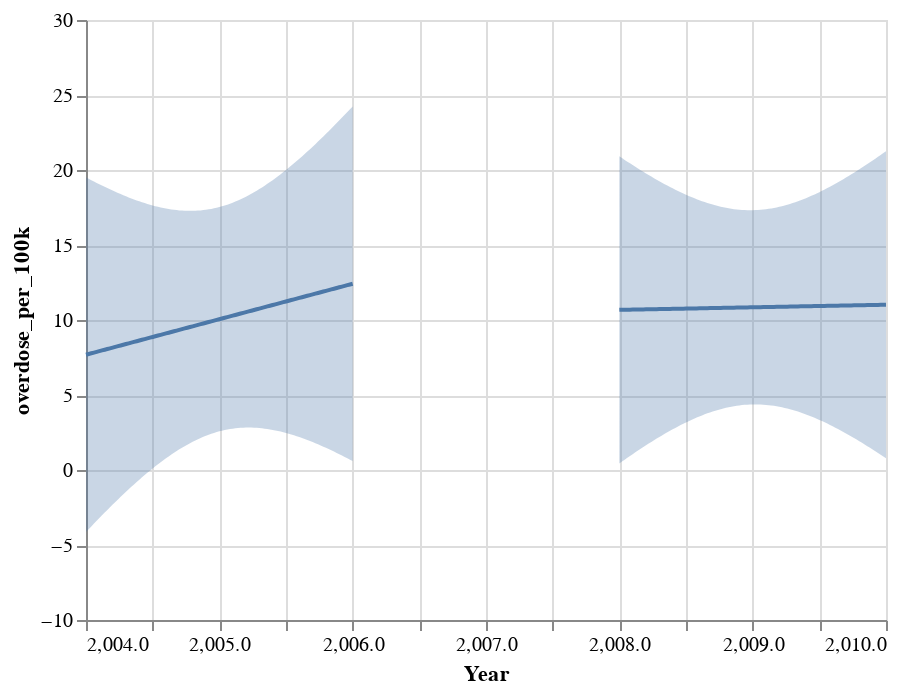

Notebook code cell kept with this figure:
### Code cell
reg_chart_tx_b4 + reg_chart_tx_after

### Figure 1 — Vega-Lite specification as saved in the notebook (floating-point values rounded to 4 significant figures)
{"config": {"view": {"continuousWidth": 400, "continuousHeight": 300}}, "layer": [{"mark": "errorband", "encoding": {"x": {"field": "Year", "type": "quantitative"}, "y": {"field": "ci_low", "title": "overdose_per_100k", "type": "quantitative"}, "y2": {"field": "ci_high"}}}, {"mark": "line", "encoding": {"x": {"field": "Year", "type": "quantitative"}, "y": {"field": "overdose_per_100k", "type": "quantitative"}}}, {"layer": [{"mark": "errorband", "encoding": {"x": {"field": "Year", "type": "quantitative"}, "y": {"field": "ci_low", "title": "overdose_per_100k", "type": "quantitative"}, "y2": {"field": "ci_high"}}}, {"mark": "line", "encoding": {"x": {"field": "Year", "type": "quantitative"}, "y": {"field": "overdose_per_100k", "type": "quantitative"}}}], "data": {"name": "data-f80d17f5be9961bc15fd5a73a9fd0d7a"}}], "data": {"name": "data-170b0f9d3f0b2bb10b5957f3c18a6f65"}, "$schema": "https://vega.github.io/schema/vega-lite/v4.17.0.json", "datasets": {"data-170b0f9d3f0b2bb10b5957f3c18a6f65": [{"Year": 2004.0, "overdose_per_100k": 7.687, "ci_low": -4.135, "ci_high": 19.51}, {"Year": 2004.0, "overdose_per_100k": 7.734, "ci_low": -3.946, "ci_high": 19.41}, {"Year": 2004.0, "overdose_per_100k": 7.781, "ci_low": -3.759, "ci_high": 19.32}, {"Year": 2004.0, "overdose_per_100k": 7.829, "ci_low": -3.573, "ci_high": 19.23}, {"Year": 2004.0, "overdose_per_100k": 7.876, "ci_low": -3.388, "ci_high": 19.14}, {"Year": 2004.0, "overdose_per_100k": 7.923, "ci_low": -3.204, "ci_high": 19.05}, {"Year": 2004.0, "overdose_per_100k": 7.971, "ci_low": -3.022, "ci_high": 18.96}, {"Year": 2004.0, "overdose_per_100k": 8.018, "ci_low": -2.841, "ci_high": 18.88}, {"Year": 2004.0, "overdose_per_100k": 8.065, "ci_low": -2.662, "ci_high": 18.79}, {"Year": 2004.0, "overdose_per_100k": 8.113, "ci_low": -2.484, "ci_high": 18.71}, {"Year": 2004.0, "overdose_per_100k": 8.16, "ci_low": -2.308, "ci_high": 18.63}, {"Year": 2004.0, "overdose_per_100k": 8.207, "ci_low": -2.133, "ci_high": 18.55}, {"Year": 2004.0, "overdose_per_100k": 8.255, "ci_low": -1.96, "ci_high": 18.47}, {"Year": 2004.0, "overdose_per_100k": 8.302, "ci_low": -1.789, "ci_high": 18.39}, {"Year": 2004.0, "overdose_per_100k": 8.349, "ci_low": -1.619, "ci_high": 18.32}, {"Year": 2004.0, "overdose_per_100k": 8.396, "ci_low": -1.452, "ci_high": 18.24}, {"Year": 2004.0, "overdose_per_100k": 8.444, "ci_low": -1.286, "ci_high": 18.17}, {"Year": 2004.0, "overdose_per_100k": 8.491, "ci_low": -1.123, "ci_high": 18.11}, {"Year": 2004.0, "overdose_per_100k": 8.538, "ci_low": -0.9616, "ci_high": 18.04}, {"Year": 2004.0, "overdose_per_100k": 8.586, "ci_low": -0.8024, "ci_high": 17.97}, {"Year": 2004.0, "overdose_per_100k": 8.633, "ci_low": -0.6455, "ci_high": 17.91}, {"Year": 2004.0, "overdose_per_100k": 8.68, "ci_low": -0.4909, "ci_high": 17.85}, {"Year": 2004.0, "overdose_per_100k": 8.728, "ci_low": -0.3388, "ci_high": 17.79}, {"Year": 2004.0, "overdose_per_100k": 8.775, "ci_low": -0.1891, "ci_high": 17.74}, {"Year": 2004.0, "overdose_per_100k": 8.822, "ci_low": -0.04212, "ci_high": 17.69}, {"Year": 2004.0, "overdose_per_100k": 8.87, "ci_low": 0.1022, "ci_high": 17.64}, {"Year": 2005.0, "overdose_per_100k": 8.917, "ci_low": 0.2438, "ci_high": 17.59}, {"Year": 2005.0, "overdose_per_100k": 8.964, "ci_low": 0.3824, "ci_high": 17.55}, {"Year": 2005.0, "overdose_per_100k": 9.012, "ci_low": 0.5181, "ci_high": 17.5}, {"Year": 2005.0, "overdose_per_100k": 9.059, "ci_low": 0.6508, "ci_high": 17.47}, {"Year": 2005.0, "overdose_per_100k": 9.106, "ci_low": 0.7803, "ci_high": 17.43}, {"Year": 2005.0, "overdose_per_100k": 9.153, "ci_low": 0.9065, "ci_high": 17.4}, {"Year": 2005.0, "overdose_per_100k": 9.201, "ci_low": 1.029, "ci_high": 17.37}, {"Year": 2005.0, "overdose_per_100k": 9.248, "ci_low": 1.149, "ci_high": 17.35}, {"Year": 2005.0, "overdose_per_100k": 9.295, "ci_low": 1.265, "ci_high": 17.33}, {"Year": 2005.0, "overdose_per_100k": 9.343, "ci_low": 1.377, "ci_high": 17.31}, {"Year": 2005.0, "overdose_per_100k": 9.39, "ci_low": 1.486, "ci_high": 17.29}, {"Year": 2005.0, "overdose_per_100k": 9.437, "ci_low": 1.591, "ci_high": 17.28}, {"Year": 2005.0, "overdose_per_100k": 9.485, "ci_low": 1.691, "ci_high": 17.28}, {"Year": 2005.0, "overdose_per_100k": 9.532, "ci_low": 1.788, "ci_high": 17.28}, {"Year": 2005.0, "overdose_per_100k": 9.579, "ci_low": 1.881, "ci_high": 17.28}, {"Year": 2005.0, "overdose_per_100k": 9.627, "ci_low": 1.97, "ci_high": 17.28}, {"Year": 2005.0, "overdose_per_100k": 9.674, "ci_low": 2.055, "ci_high": 17.29}, {"Year": 2005.0, "overdose_per_100k": 9.721, "ci_low": 2.135, "ci_high": 17.31}, {"Year": 2005.0, "overdose_per_100k": 9.768, "ci_low": 2.211, "ci_high": 17.33}, {"Year": 2005.0, "overdose_per_100k": 9.816, "ci_low": 2.283, "ci_high": 17.35}, {"Year": 2005.0, "overdose_per_100k": 9.863, "ci_low": 2.35, "ci_high": 17.38}, {"Year": 2005.0, "overdose_per_100k": 9.91, "ci_low": 2.413, "ci_high": 17.41}, {"Year": 2005.0, "overdose_per_100k": 9.958, "ci_low": 2.472, "ci_high": 17.44}, {"Year": 2005.0, "overdose_per_100k": 10.0, "ci_low": 2.526, "ci_high": 17.48}, {"Year": 2005.0, "overdose_per_100k": 10.05, "ci_low": 2.575, "ci_high": 17.53}, {"Year": 2005.0, "overdose_per_100k": 10.1, "ci_low": 2.621, "ci_high": 17.58}, {"Year": 2005.0, "overdose_per_100k": 10.15, "ci_low": 2.661, "ci_high": 17.63}, {"Year": 2005.0, "overdose_per_100k": 10.19, "ci_low": 2.697, "ci_high": 17.69}, {"Year": 2005.0, "overdose_per_100k": 10.24, "ci_low": 2.729, "ci_high": 17.75}, {"Year": 2005.0, "overdose_per_100k": 10.29, "ci_low": 2.756, "ci_high": 17.82}, {"Year": 2005.0, "overdose_per_100k": 10.34, "ci_low": 2.779, "ci_high": 17.89}, {"Year": 2005.0, "overdose_per_100k": 10.38, "ci_low": 2.798, "ci_high": 17.97}, {"Year": 2005.0, "overdose_per_100k": 10.43, "ci_low": 2.812, "ci_high": 18.05}, {"Year": 2005.0, "overdose_per_100k": 10.48, "ci_low": 2.822, "ci_high": 18.13}, {"Year": 2005.0, "overdose_per_100k": 10.53, "ci_low": 2.828, "ci_high": 18.22}, {"Year": 2005.0, "overdose_per_100k": 10.57, "ci_low": 2.829, "ci_high": 18.32}, {"Year": 2005.0, "overdose_per_100k": 10.62, "ci_low": 2.827, "ci_high": 18.41}, {"Year": 2005.0, "overdose_per_100k": 10.67, "ci_low": 2.821, "ci_high": 18.51}, {"Year": 2005.0, "overdose_per_100k": 10.71, "ci_low": 2.81, "ci_high": 18.62}, {"Year": 2005.0, "overdose_per_100k": 10.76, "ci_low": 2.796, "ci_high": 18.73}, {"Year": 2005.0, "overdose_per_100k": 10.81, "ci_low": 2.779, "ci_high": 18.84}, {"Year": 2005.0, "overdose_per_100k": 10.86, "ci_low": 2.757, "ci_high": 18.96}, {"Year": 2005.0, "overdose_per_100k": 10.9, "ci_low": 2.733, "ci_high": 19.08}, {"Year": 2005.0, "overdose_per_100k": 10.95, "ci_low": 2.704, "ci_high": 19.2}, {"Year": 2005.0, "overdose_per_100k": 11.0, "ci_low": 2.673, "ci_high": 19.32}, {"Year": 2005.0, "overdose_per_100k": 11.05, "ci_low": 2.638, "ci_high": 19.45}, {"Year": 2005.0, "overdose_per_100k": 11.09, "ci_low": 2.6, "ci_high": 19.59}, {"Year": 2005.0, "overdose_per_100k": 11.14, "ci_low": 2.559, "ci_high": 19.72}, {"Year": 2005.0, "overdose_per_100k": 11.19, "ci_low": 2.515, "ci_high": 19.86}, {"Year": 2005.0, "overdose_per_100k": 11.24, "ci_low": 2.468, "ci_high": 20.0}, {"Year": 2006.0, "overdose_per_100k": 11.28, "ci_low": 2.418, "ci_high": 20.15}, {"Year": 2006.0, "overdose_per_100k": 11.33, "ci_low": 2.366, "ci_high": 20.29}, {"Year": 2006.0, "overdose_per_100k": 11.38, "ci_low": 2.311, "ci_high": 20.44}, {"Year": 2006.0, "overdose_per_100k": 11.42, "ci_low": 2.253, "ci_high": 20.6}, {"Year": 2006.0, "overdose_per_100k": 11.47, "ci_low": 2.193, "ci_high": 20.75}, {"Year": 2006.0, "overdose_per_100k": 11.52, "ci_low": 2.131, "ci_high": 20.91}, {"Year": 2006.0, "overdose_per_100k": 11.57, "ci_low": 2.066, "ci_high": 21.07}, {"Year": 2006.0, "overdose_per_100k": 11.61, "ci_low": 1.999, "ci_high": 21.23}, {"Year": 2006.0, "overdose_per_100k": 11.66, "ci_low": 1.931, "ci_high": 21.39}, {"Year": 2006.0, "overdose_per_100k": 11.71, "ci_low": 1.86, "ci_high": 21.56}, {"Year": 2006.0, "overdose_per_100k": 11.76, "ci_low": 1.787, "ci_high": 21.72}, {"Year": 2006.0, "overdose_per_100k": 11.8, "ci_low": 1.712, "ci_high": 21.89}, {"Year": 2006.0, "overdose_per_100k": 11.85, "ci_low": 1.635, "ci_high": 22.06}, {"Year": 2006.0, "overdose_per_100k": 11.9, "ci_low": 1.557, "ci_high": 22.24}, {"Year": 2006.0, "overdose_per_100k": 11.94, "ci_low": 1.477, "ci_high": 22.41}, {"Year": 2006.0, "overdose_per_100k": 11.99, "ci_low": 1.395, "ci_high": 22.59}, {"Year": 2006.0, "overdose_per_100k": 12.04, "ci_low": 1.312, "ci_high": 22.77}, {"Year": 2006.0, "overdose_per_100k": 12.09, "ci_low": 1.227, "ci_high": 22.95}, {"Year": 2006.0, "overdose_per_100k": 12.13, "ci_low": 1.141, "ci_high": 23.13}, {"Year": 2006.0, "overdose_per_100k": 12.18, "ci_low": 1.054, "ci_high": 23.31}, {"Year": 2006.0, "overdose_per_100k": 12.23, "ci_low": 0.9645, "ci_high": 23.49}, {"Year": 2006.0, "overdose_per_100k": 12.28, "ci_low": 0.8742, "ci_high": 23.68}, {"Year": 2006.0, "overdose_per_100k": 12.32, "ci_low": 0.7826, "ci_high": 23.86}, {"Year": 2006.0, "overdose_per_100k": 12.37, "ci_low": 0.6898, "ci_high": 24.05}, {"Year": 2006.0, "overdose_per_100k": 12.42, "ci_low": 0.5959, "ci_high": 24.24}], "data-f80d17f5be9961bc15fd5a73a9fd0d7a": [{"Year": 2008.0, "overdose_per_100k": 10.68, "ci_low": 0.4395, "ci_high": 20.91}, {"Year": 2008.0, "overdose_per_100k": 10.68, "ci_low": 0.5652, "ci_high": 20.79}, {"Year": 2008.0, "overdose_per_100k": 10.68, "ci_low": 0.69, "ci_high": 20.67}, {"Year": 2008.0, "overdose_per_100k": 10.69, "ci_low": 0.8136, "ci_high": 20.56}, {"Year": 2008.0, "overdose_per_100k": 10.69, "ci_low": 0.9362, "ci_high": 20.44}, {"Year": 2008.0, "overdose_per_100k": 10.69, "ci_low": 1.058, "ci_high": 20.33}, {"Year": 2008.0, "overdose_per_100k": 10.7, "ci_low": 1.178, "ci_high": 20.21}, {"Year": 2008.0, "overdose_per_100k": 10.7, "ci_low": 1.297, "ci_high": 20.1}, {"Year": 2008.0, "overdose_per_100k": 10.7, "ci_low": 1.415, "ci_high": 19.99}, {"Year": 2008.0, "overdose_per_100k": 10.71, "ci_low": 1.531, "ci_high": 19.88}, {"Year": 2008.0, "overdose_per_100k": 10.71, "ci_low": 1.646, "ci_high": 19.77}, {"Year": 2008.0, "overdose_per_100k": 10.71, "ci_low": 1.76, "ci_high": 19.67}, {"Year": 2008.0, "overdose_per_100k": 10.72, "ci_low": 1.872, "ci_high": 19.56}, {"Year": 2008.0, "overdose_per_100k": 10.72, "ci_low": 1.983, "ci_high": 19.46}, {"Year": 2008.0, "overdose_per_100k": 10.72, "ci_low": 2.092, "ci_high": 19.35}, {"Year": 2008.0, "overdose_per_100k": 10.73, "ci_low": 2.2, "ci_high": 19.25}, {"Year": 2008.0, "overdose_per_100k": 10.73, "ci_low": 2.305, "ci_high": 19.16}, {"Year": 2008.0, "overdose_per_100k": 10.73, "ci_low": 2.409, "ci_high": 19.06}, {"Year": 2008.0, "overdose_per_100k": 10.74, "ci_low": 2.512, "ci_high": 18.96}, {"Year": 2008.0, "overdose_per_100k": 10.74, "ci_low": 2.612, "ci_high": 18.87}, {"Year": 2008.0, "overdose_per_100k": 10.74, "ci_low": 2.71, "ci_high": 18.78}, {"Year": 2008.0, "overdose_per_100k": 10.75, "ci_low": 2.806, "ci_high": 18.69}, {"Year": 2008.0, "overdose_per_100k": 10.75, "ci_low": 2.901, "ci_high": 18.6}, {"Year": 2008.0, "overdose_per_100k": 10.75, "ci_low": 2.993, "ci_high": 18.52}, {"Year": 2008.0, "overdose_per_100k": 10.76, "ci_low": 3.082, "ci_high": 18.43}, {"Year": 2008.0, "overdose_per_100k": 10.76, "ci_low": 3.17, "ci_high": 18.35}, {"Year": 2009.0, "overdose_per_100k": 10.76, "ci_low": 3.255, "ci_high": 18.27}, {"Year": 2009.0, "overdose_per_100k": 10.77, "ci_low": 3.337, "ci_high": 18.2}, {"Year": 2009.0, "overdose_per_100k": 10.77, "ci_low": 3.417, "ci_high": 18.13}, {"Year": 2009.0, "overdose_per_100k": 10.77, "ci_low": 3.495, "ci_high": 18.05}, {"Year": 2009.0, "overdose_per_100k": 10.78, "ci_low": 3.569, "ci_high": 17.99}, {"Year": 2009.0, "overdose_per_100k": 10.78, "ci_low": 3.641, "ci_high": 17.92}, {"Year": 2009.0, "overdose_per_100k": 10.79, "ci_low": 3.71, "ci_high": 17.86}, {"Year": 2009.0, "overdose_per_100k": 10.79, "ci_low": 3.776, "ci_high": 17.8}, {"Year": 2009.0, "overdose_per_100k": 10.79, "ci_low": 3.839, "ci_high": 17.75}, {"Year": 2009.0, "overdose_per_100k": 10.8, "ci_low": 3.898, "ci_high": 17.69}, {"Year": 2009.0, "overdose_per_100k": 10.8, "ci_low": 3.955, "ci_high": 17.64}, {"Year": 2009.0, "overdose_per_100k": 10.8, "ci_low": 4.008, "ci_high": 17.6}, {"Year": 2009.0, "overdose_per_100k": 10.81, "ci_low": 4.058, "ci_high": 17.55}, {"Year": 2009.0, "overdose_per_100k": 10.81, "ci_low": 4.104, "ci_high": 17.51}, {"Year": 2009.0, "overdose_per_100k": 10.81, "ci_low": 4.147, "ci_high": 17.48}, {"Year": 2009.0, "overdose_per_100k": 10.82, "ci_low": 4.187, "ci_high": 17.45}, {"Year": 2009.0, "overdose_per_100k": 10.82, "ci_low": 4.222, "ci_high": 17.42}, {"Year": 2009.0, "overdose_per_100k": 10.82, "ci_low": 4.254, "ci_high": 17.39}, {"Year": 2009.0, "overdose_per_100k": 10.83, "ci_low": 4.283, "ci_high": 17.37}, {"Year": 2009.0, "overdose_per_100k": 10.83, "ci_low": 4.307, "ci_high": 17.35}, {"Year": 2009.0, "overdose_per_100k": 10.83, "ci_low": 4.328, "ci_high": 17.34}, {"Year": 2009.0, "overdose_per_100k": 10.84, "ci_low": 4.345, "ci_high": 17.33}, {"Year": 2009.0, "overdose_per_100k": 10.84, "ci_low": 4.358, "ci_high": 17.32}, {"Year": 2009.0, "overdose_per_100k": 10.84, "ci_low": 4.368, "ci_high": 17.32}, {"Year": 2009.0, "overdose_per_100k": 10.85, "ci_low": 4.373, "ci_high": 17.32}, {"Year": 2009.0, "overdose_per_100k": 10.85, "ci_low": 4.374, "ci_high": 17.33}, {"Year": 2009.0, "overdose_per_100k": 10.85, "ci_low": 4.372, "ci_high": 17.34}, {"Year": 2009.0, "overdose_per_100k": 10.86, "ci_low": 4.366, "ci_high": 17.35}, {"Year": 2009.0, "overdose_per_100k": 10.86, "ci_low": 4.356, "ci_high": 17.37}, {"Year": 2009.0, "overdose_per_100k": 10.86, "ci_low": 4.342, "ci_high": 17.39}, {"Year": 2009.0, "overdose_per_100k": 10.87, "ci_low": 4.324, "ci_high": 17.41}, {"Year": 2009.0, "overdose_per_100k": 10.87, "ci_low": 4.302, "ci_high": 17.44}, {"Year": 2009.0, "overdose_per_100k": 10.87, "ci_low": 4.277, "ci_high": 17.47}, {"Year": 2009.0, "overdose_per_100k": 10.88, "ci_low": 4.248, "ci_high": 17.51}, {"Year": 2009.0, "overdose_per_100k": 10.88, "ci_low": 4.216, "ci_high": 17.55}, {"Year": 2009.0, "overdose_per_100k": 10.88, "ci_low": 4.18, "ci_high": 17.59}, {"Year": 2009.0, "overdose_per_100k": 10.89, "ci_low": 4.14, "ci_high": 17.64}, {"Year": 2009.0, "overdose_per_100k": 10.89, "ci_low": 4.097, "ci_high": 17.69}, {"Year": 2009.0, "overdose_per_100k": 10.89, "ci_low": 4.051, "ci_high": 17.74}, {"Year": 2009.0, "overdose_per_100k": 10.9, "ci_low": 4.001, "ci_high": 17.8}, {"Year": 2009.0, "overdose_per_100k": 10.9, "ci_low": 3.948, "ci_high": 17.85}, {"Year": 2009.0, "overdose_per_100k": 10.9, "ci_low": 3.892, "ci_high": 17.92}, {"Year": 2009.0, "overdose_per_100k": 10.91, "ci_low": 3.833, "ci_high": 17.98}, {"Year": 2009.0, "overdose_per_100k": 10.91, "ci_low": 3.771, "ci_high": 18.05}, {"Year": 2009.0, "overdose_per_100k": 10.92, "ci_low": 3.706, "ci_high": 18.12}, {"Year": 2009.0, "overdose_per_100k": 10.92, "ci_low": 3.639, "ci_high": 18.2}, {"Year": 2009.0, "overdose_per_100k": 10.92, "ci_low": 3.568, "ci_high": 18.28}, {"Year": 2009.0, "overdose_per_100k": 10.93, "ci_low": 3.495, "ci_high": 18.36}, {"Year": 2009.0, "overdose_per_100k": 10.93, "ci_low": 3.419, "ci_high": 18.44}, {"Year": 2009.0, "overdose_per_100k": 10.93, "ci_low": 3.341, "ci_high": 18.52}, {"Year": 2010.0, "overdose_per_100k": 10.94, "ci_low": 3.261, "ci_high": 18.61}, {"Year": 2010.0, "overdose_per_100k": 10.94, "ci_low": 3.178, "ci_high": 18.7}, {"Year": 2010.0, "overdose_per_100k": 10.94, "ci_low": 3.092, "ci_high": 18.79}, {"Year": 2010.0, "overdose_per_100k": 10.95, "ci_low": 3.005, "ci_high": 18.89}, {"Year": 2010.0, "overdose_per_100k": 10.95, "ci_low": 2.916, "ci_high": 18.98}, {"Year": 2010.0, "overdose_per_100k": 10.95, "ci_low": 2.824, "ci_high": 19.08}, {"Year": 2010.0, "overdose_per_100k": 10.96, "ci_low": 2.731, "ci_high": 19.18}, {"Year": 2010.0, "overdose_per_100k": 10.96, "ci_low": 2.635, "ci_high": 19.28}, {"Year": 2010.0, "overdose_per_100k": 10.96, "ci_low": 2.538, "ci_high": 19.39}, {"Year": 2010.0, "overdose_per_100k": 10.97, "ci_low": 2.439, "ci_high": 19.49}, {"Year": 2010.0, "overdose_per_100k": 10.97, "ci_low": 2.339, "ci_high": 19.6}, {"Year": 2010.0, "overdose_per_100k": 10.97, "ci_low": 2.236, "ci_high": 19.71}, {"Year": 2010.0, "overdose_per_100k": 10.98, "ci_low": 2.133, "ci_high": 19.82}, {"Year": 2010.0, "overdose_per_100k": 10.98, "ci_low": 2.027, "ci_high": 19.93}, {"Year": 2010.0, "overdose_per_100k": 10.98, "ci_low": 1.92, "ci_high": 20.05}, {"Year": 2010.0, "overdose_per_100k": 10.99, "ci_low": 1.812, "ci_high": 20.16}, {"Year": 2010.0, "overdose_per_100k": 10.99, "ci_low": 1.703, "ci_high": 20.28}, {"Year": 2010.0, "overdose_per_100k": 10.99, "ci_low": 1.592, "ci_high": 20.4}, {"Year": 2010.0, "overdose_per_100k": 11.0, "ci_low": 1.479, "ci_high": 20.52}, {"Year": 2010.0, "overdose_per_100k": 11.0, "ci_low": 1.366, "ci_high": 20.64}, {"Year": 2010.0, "overdose_per_100k": 11.0, "ci_low": 1.251, "ci_high": 20.76}, {"Year": 2010.0, "overdose_per_100k": 11.01, "ci_low": 1.136, "ci_high": 20.88}, {"Year": 2010.0, "overdose_per_100k": 11.01, "ci_low": 1.019, "ci_high": 21.0}, {"Year": 2010.0, "overdose_per_100k": 11.01, "ci_low": 0.9009, "ci_high": 21.13}, {"Year": 2010.0, "overdose_per_100k": 11.02, "ci_low": 0.782, "ci_high": 21.25}]}}
